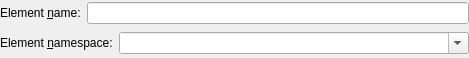
<ui version="4.0" >
 <class>ElementEditWidget</class>
 <widget class="QWidget" name="ElementEditWidget" >
  <property name="geometry" >
   <rect>
    <x>0</x>
    <y>0</y>
    <width>469</width>
    <height>58</height>
   </rect>
  </property>
  <layout class="QVBoxLayout" >
   <property name="margin" >
    <number>0</number>
   </property>
   <item>
    <layout class="QHBoxLayout" >
     <property name="margin" >
      <number>0</number>
     </property>
     <item>
      <widget class="QLabel" name="textLabel1" >
       <property name="text" >
        <string>Element &amp;name:</string>
       </property>
       <property name="wordWrap" >
        <bool>false</bool>
       </property>
       <property name="buddy" >
        <cstring>elemName</cstring>
       </property>
      </widget>
     </item>
     <item>
      <widget class="KLineEdit" name="elemName" />
     </item>
    </layout>
   </item>
   <item>
    <layout class="QHBoxLayout" >
     <property name="margin" >
      <number>0</number>
     </property>
     <item>
      <widget class="QLabel" name="textLabel2" >
       <property name="text" >
        <string>Element &amp;namespace:</string>
       </property>
       <property name="wordWrap" >
        <bool>false</bool>
       </property>
       <property name="buddy" >
        <cstring>elemNamespace</cstring>
       </property>
      </widget>
     </item>
     <item>
      <widget class="KComboBox" name="elemNamespace" >
       <property name="sizePolicy" >
        <sizepolicy vsizetype="Fixed" hsizetype="Expanding" >
         <horstretch>0</horstretch>
         <verstretch>0</verstretch>
        </sizepolicy>
       </property>
       <property name="editable" >
        <bool>true</bool>
       </property>
       <property name="duplicatesEnabled" >
        <bool>false</bool>
       </property>
       <property name="autoCompletion" >
        <bool>false</bool>
       </property>
      </widget>
     </item>
    </layout>
   </item>
  </layout>
 </widget>
 <layoutdefault spacing="6" margin="11" />
  <customwidgets>
  <customwidget>
   <class>KComboBox</class>
   <extends>QComboBox</extends>
   <header>kcombobox.h</header>
  </customwidget>
  <customwidget>
   <class>KLineEdit</class>
   <extends>QLineEdit</extends>
   <header>klineedit.h</header>
  </customwidget>
 </customwidgets>
 <includes>
  <include location="local" >klineedit.h</include>
  <include location="local" >kcombobox.h</include>
  <include location="local" >klineedit.h</include>
 </includes>
 <resources/>
 <connections/>
</ui>
